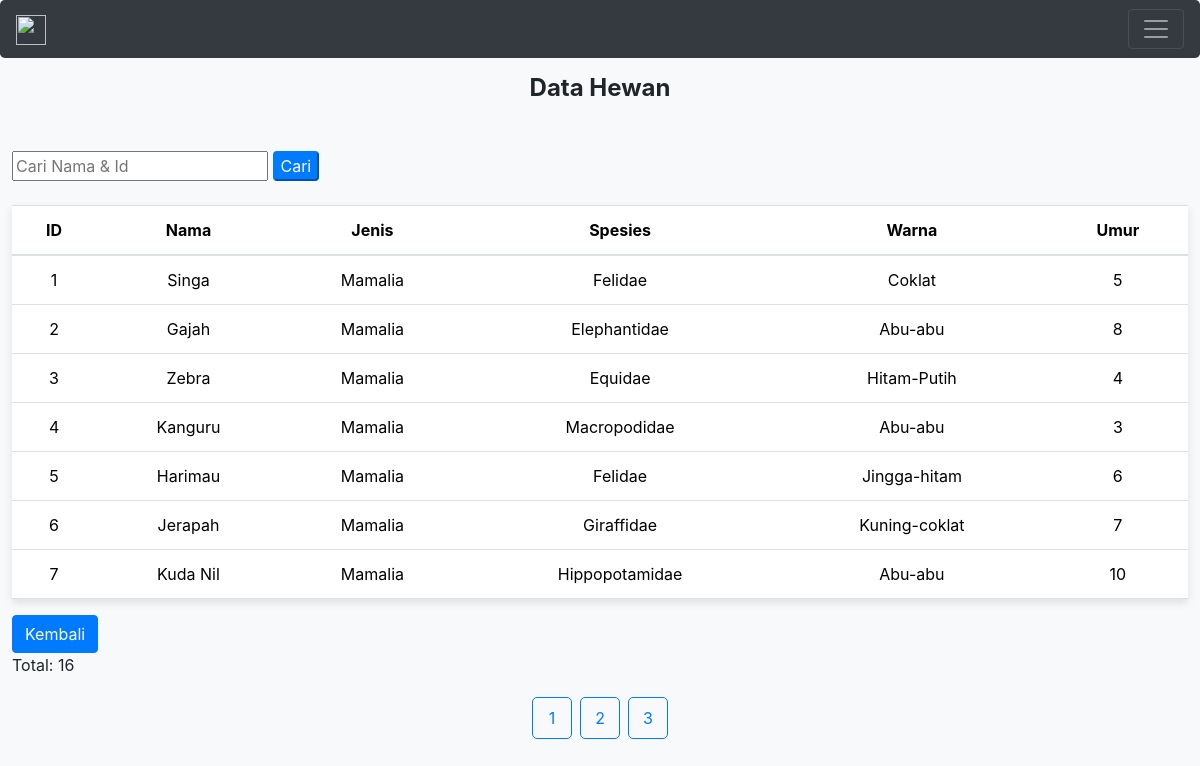
/datahewann.php, run on the app's committed database.
### tables this page shows
CREATE TABLE `hewan` (
  `id` int(11) NOT NULL,
  `nama` varchar(255) NOT NULL,
  `jenis` varchar(255) NOT NULL,
  `spesies` varchar(255) NOT NULL,
  `warna` varchar(255) NOT NULL,
  `umur` int(11) NOT NULL
);

### datahewann.php (the view, shortened to what this page needs)
<?php
require('koneksi.php');
include('navbar.php');
$sql = 'SELECT * FROM hewan';
$result = mysqli_query($db_conn, $sql);
$no_data_message = '';
?>
<!DOCTYPE html>
<html lang="en">
<head>
    <link rel="stylesheet" href="https://maxcdn.bootstrapcdn.com/bootstrap/4.5.2/css/bootstrap.min.css">
</head>
<body>
<section class="container-fluid mb-4">
    <section class="row justify-content-center">
        <section class="">
            <h4 class="text-center font-weight-bold mb-4 py-4"> Data Hewan </h4>
            <form action="datahewan.php" method="get">
        <input type="text" name="cari" placeholder="Cari Nama & Id">
        <input type="submit" value="Cari" class="btn-primary rounded">
    </form><br>
            <?php if ($no_data_message != '') { ?>
                <div class="alert alert-info" role="alert"><?= $no_data_message; ?></div>
            <?php } else { ?>
    <table class="table table-hover">
    <thead>
        <tr>
            <th>ID</th>
            <th>Nama</th>
            <th>Jenis</th>
            <th>Spesies</th>
            <th>Warna</th>
            <th>Umur</th>
        </tr>
    </thead>
    <tbody>
        <?php
        $per_halaman = 7;
        $halaman = isset($_GET['halaman']) ? (int)$_GET['halaman'] : 1;
        $mulai = ($halaman - 1) * $per_halaman;
        $cari = isset($_GET['cari']) ? $_GET['cari'] : '';
        $query = "SELECT id, nama, jenis, spesies, warna, umur
        FROM hewan
        WHERE Nama LIKE '%$cari%' OR id = '$cari'
        LIMIT $mulai, $per_halaman";
        $result = mysqli_query($db_conn, $query);
        foreach ($result as $hewan) { ?>
            <tr>
                <td><?= $hewan['id']; ?></td>
                <td><?= $hewan['nama']; ?></td>
                <td><?= $hewan['jenis']; ?></td>
                <td><?= $hewan['spesies']; ?></td>
                <td><?= $hewan['warna']; ?></td>
                <td><?= $hewan['umur']; ?></td>
            </tr>
        <?php
    } ?>
    </tbody>
    </table>
<a href="index.php" class="btn btn-primary">Kembali</a>
<br>
<?php
$query_jumlah = "SELECT COUNT(*) AS total_hewan FROM hewan WHERE Nama LIKE '%$cari%' OR id = '$cari'";
$result_jumlah = mysqli_query($db_conn, $query_jumlah);
$row_jumlah = mysqli_fetch_assoc($result_jumlah);
$total_hewan = $row_jumlah['total_hewan'];
$total_halaman = ceil($total_hewan / $per_halaman);
echo "Total: " . $total_hewan;
echo "<ul class='pagination'>";
for ($i = 1; $i <= $total_halaman; $i++) {
    echo "<li><a href='datahewan.php?halaman=$i'>$i</a></li>";
}
echo "</ul>";} ?>
        </section>
    </section>
</section>
</body>
</html>

### navbar.php (shortened to what this page needs)
<!DOCTYPE html>
<html lang="en">
<head>
  <link rel="stylesheet" href="https://maxcdn.bootstrapcdn.com/bootstrap/5.3.2/css/bootstrap.min.css">
</head>
<body>
  <nav class="navbar fixed-top navbar-dark bg-dark rounded-lg px-3">
    <a class="navbar-brand" href="index.php">
      <img src="https://cdn.discordapp.com/attachments/1156978982063972412/1194367501342097448/image.png?ex=65b0186a&is=659da36a&hm=f761a2872a32c71f73f06bc3dfc1ed6d6b5c153058acd32a1b593c109c40314c&" width="30" height="30" alt="">
    </a>
    <button class="navbar-toggler" type="button" data-toggle="collapse" data-target="#navbarsExample01" aria-controls="navbarsExample01" aria-expanded="false">
      <span class="navbar-toggler-icon"></span>
    </button>
  </nav>
</body>
</html>

### datahewann.php (style rules this page uses)
body { background-color: #f8f9fa; }
.container-fluid { margin-top: 50px; }
.table { background-color: #ffffff; box-shadow: 0 4px 8px rgba(0, 0, 0, 0.1); }
th, td { text-align: center; }
.pagination { display: flex; justify-content: center; margin-top: 20px; }
.pagination a { color: #007bff; padding: 8px 16px; text-decoration: none; border: 1px solid #007bff; margin: 0 4px; border-radius: 5px; width: 40px; text-align: center; display: flex; align-items: center; justify-content: center; }

### data on the page
hewan: id "1", nama "Singa", jenis "Mamalia", spesies "Felidae", warna "Coklat", umur "5"
hewan: id "2", nama "Gajah", jenis "Mamalia", spesies "Elephantidae", warna "Abu-abu", umur "8"
hewan: id "3", nama "Zebra", jenis "Mamalia", spesies "Equidae", warna "Hitam-Putih", umur "4"
hewan: id "4", nama "Kanguru", jenis "Mamalia", spesies "Macropodidae", warna "Abu-abu", umur "3"
hewan: id "5", nama "Harimau", jenis "Mamalia", spesies "Felidae", warna "Jingga-hitam", umur "6"
hewan: id "6", nama "Jerapah", jenis "Mamalia", spesies "Giraffidae", warna "Kuning-coklat", umur "7"
hewan: id "7", nama "Kuda Nil", jenis "Mamalia", spesies "Hippopotamidae", warna "Abu-abu", umur "10"

### other printed values
$total_hewan "16"
